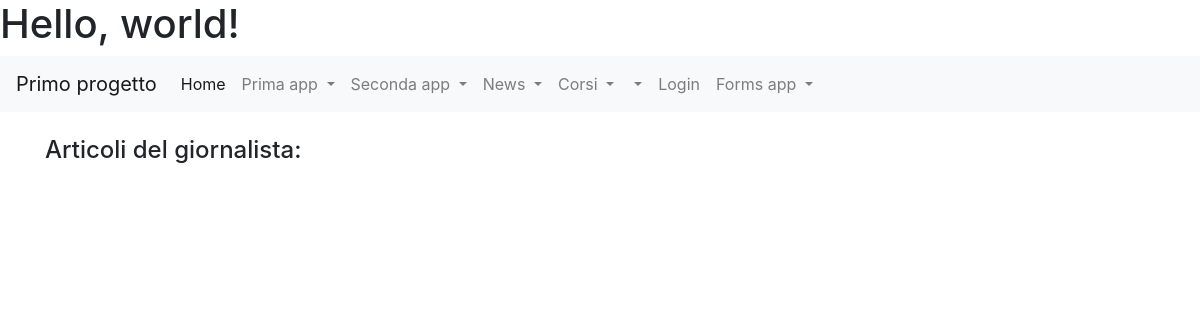
Before: /news/lista_articoli/2 with the older database file.
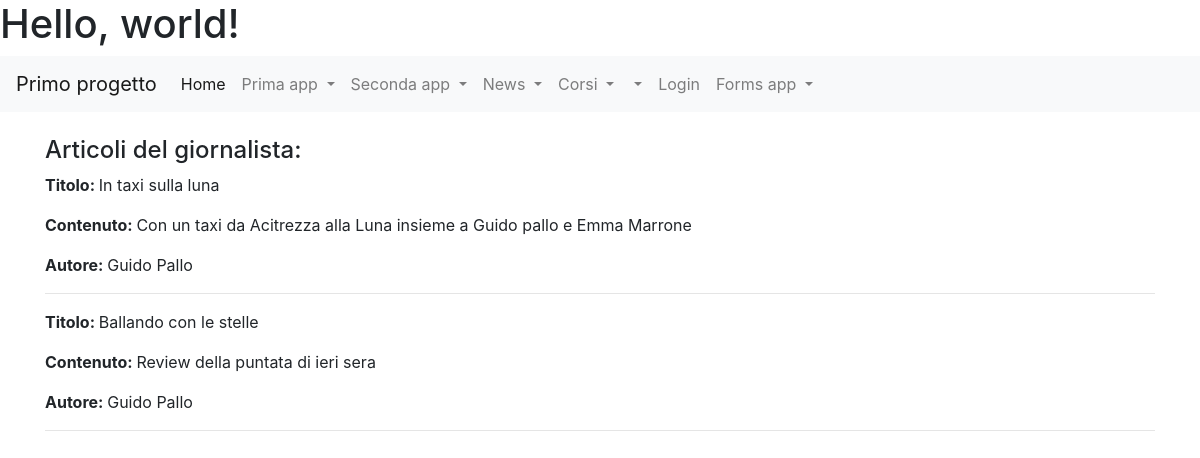
After: the same page with the newer database file.
### news/models.py (models this page shows, shortened)
class Articolo (models.Model):
    titolo = models.CharField(max_length=100)
    contenuto = models.TextField()
    giornalista = models.ForeignKey(Giornalista, on_delete=models. CASCADE, related_name="articoli")
    data = models.DateField(auto_now=True, blank=True)
    visualizzazioni = models.IntegerField(default=0,blank=True)
    class Meta:
        verbose_name = "Articolo"
        verbose_name_plural = "Articoli"

class Giornalista (models.Model):
    nome = models.CharField(max_length=20)
    cognome = models.CharField(max_length=20)
    nascita = models.DateField(blank=True,default=datetime.now())
    def __str__(self):
        return self.nome + " " + self.cognome
    class Meta:
        verbose_name = "Giornalista"
        verbose_name_plural = "Giornalisti"

### news/views.py (the view)
# urls.py: path('lista_articoli/<int:pk>',listaArticoli,name = "lista_articoli"),
def listaArticoli(request, pk=None):
    if pk==None:
        articoli = Articolo.objects.all()
    else:
        articoli = Articolo.objects.filter(giornalista_id=pk)
    context = {
        'articoli':articoli,
    }
    return render(request,'lista_articoli.html',context)

### news/templates/lista_articoli.html (shortened to what this page needs)
{% extends 'base.html' %}
{% block content %}
<h4>Articoli del giornalista:</h4>
    {% for articolo in articoli %}
        <p><strong>Titolo: </strong>{{ articolo.titolo }}</p>
        <p><strong>Contenuto: </strong>{{ articolo.contenuto }}</p>
        <p><strong>Autore: </strong>{{ articolo.giornalista }}</p>
        <hr>
    {% endfor %}
{% endblock content %}

Changed rows visible on the page:
added Articolo: titolo "In taxi sulla luna", contenuto "Con un taxi da Acitrezza alla Luna insieme a Guido pallo e Emma Marrone", giornalista "Guido Pallo"
added Articolo: titolo "Ballando con le stelle", contenuto "Review della puntata di ieri sera", giornalista "Guido Pallo"
